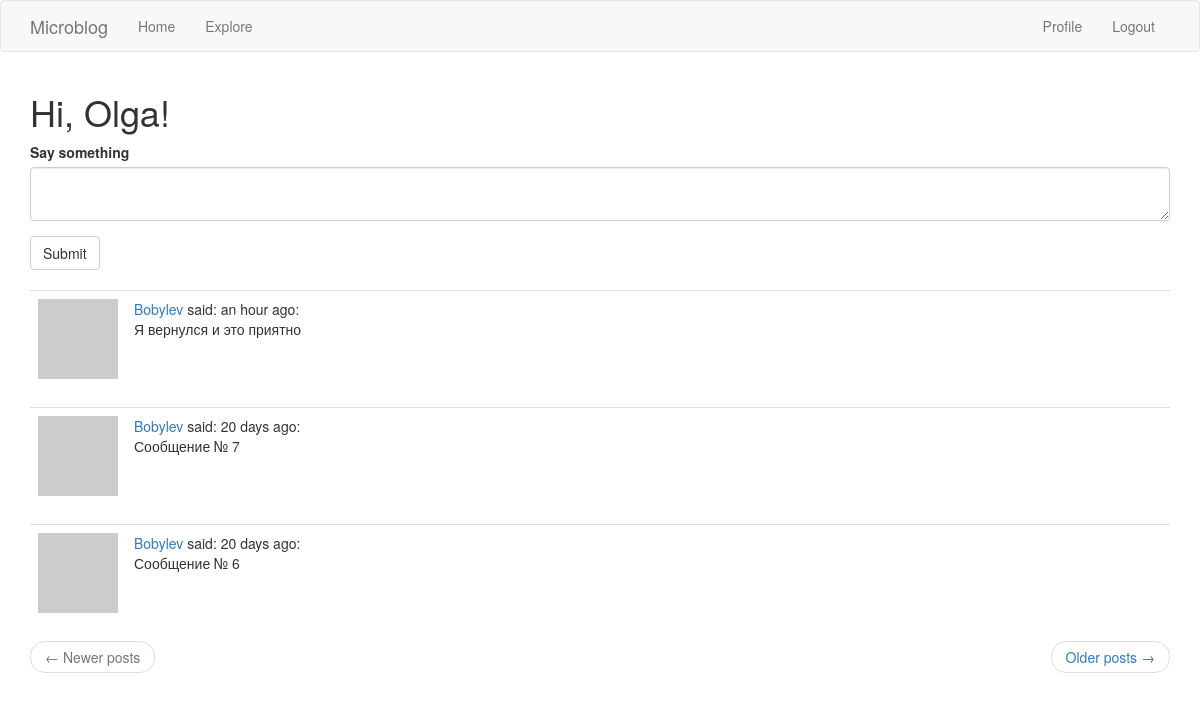
The page /index (signed in) on the database its author committed.
### app/models.py (models this page shows, shortened)
class User(UserMixin, db.Model):
    __tablename__ = "user"
    id = db.Column(db.Integer, primary_key=True)
    username = db.Column(db.String(64), index=True, unique=True)
    email = db.Column(db.String(120), index=True, unique=True)
    password_hash = db.Column(db.String(128))
    about_me = db.Column(db.String(140))
    last_seen = db.Column(db.DateTime, default=datetime.utcnow)
    posts = db.relationship('Post', back_populates='author')
    followed = db.relationship(
        'User', secondary=followers,
        primaryjoin=(followers.c.follower_id == id),
        secondaryjoin=(followers.c.followed_id == id),
        backref=db.backref('followers', lazy='dynamic'),
        lazy='dynamic'
    )
    def avatar(self, size):
        email = "dotnetcoder@mail.ru"
        digest = md5(email.encode('utf-8')).hexdigest()
        url = f'https://www.gravatar.com/avatar/{digest}?d=identicon&s={size}'
        return url
    def followed_posts(self):
        followed1 = self.followed.all()
        ids = [f.id for f in followed1]
        ids.append(self.id)
        query = Post.query.filter(Post.user_id.in_(ids)).order_by(Post.timestamp.desc())
        return query

class Post(db.Model):
    __tablename__ = "post"
    id = db.Column(db.Integer, primary_key=True)
    body = db.Column(db.String(140))
    timestamp = db.Column(db.DateTime, index=True, default=datetime.utcnow)
    user_id = db.Column(db.Integer, db.ForeignKey('user.id'))
    author = db.relationship("User", back_populates='posts' )

### app/routes.py (the view)
@app.route('/', methods=['GET', 'POST'])
@app.route('/index', methods=['GET', 'POST'])
@login_required
def index():
    form = PostForm()
    if form.validate_on_submit():
        post = Post(body=form.post.data, author=current_user)
        db.session.add(post)
        db.session.commit()
        flash('Ваше сообщение опубликовано')
        return redirect(url_for('index'))
    page = request.args.get('page', 1, type=int)
    per_page = app.config['POSTS_PER_PAGE']
    query = current_user.followed_posts()
    page_posts: Pagination = query.paginate(page, per_page, error_out=False)
    posts = page_posts.items
    next_url = url_for('index', page=page_posts.next_num) if page_posts.has_next else None
    prev_url = url_for('index', page=page_posts.prev_num) if page_posts.has_prev else None
    app.logger.info('GET /index')
    return render_template('index.html', title='Мой домашний', form=form,
                           posts=posts, next_url=next_url, prev_url=prev_url)

### app/forms.py
class PostForm(FlaskForm):
    post = TextAreaField('Say something', validators=[DataRequired(), Length(min=1, max=140)])
    submit = SubmitField('Submit')

### app/models.py (called while the page is built)
@login.user_loader
def load_user(id):
    return User.query.get(int(id))

### app/routes.py (called while the page is built)
@app.before_request
def before_request():
    if current_user.is_authenticated:
        current_user.last_seen = datetime.utcnow()
        db.session.commit()

### app/templates/index.html
{% extends "base.html" %}
{% import 'bootstrap/wtf.html' as wtf %}
{% block app_content %}
    <h1>Hi, {{ current_user.username }}!</h1>
    {% if form %}
    {{ wtf.quick_form(form) }}
    <br>
    {% endif %}
    {% for post in posts %}
        {% include '_post.html' %}
    {% endfor %}
    <nav aria-label="...">
        <ul class="pager">
            <li class="previous{% if not prev_url %} disabled{% endif %}">
                <a href="{{ prev_url or '#' }}">
                    <span aria-hidden="true">&larr;</span> Newer posts
                </a>
            </li>
            <li class="next{% if not next_url %} disabled{% endif %}">
                <a href="{{ next_url or '#' }}">
                    Older posts <span aria-hidden="true">&rarr;</span>
                </a>
            </li>
        </ul>
    </nav>
{% endblock %}

### app/templates/_post.html
<table class="table table-hover">
    <tr>
        <td width="70px">
            <a href="{{ url_for('user', username=post.author.username) }}">
                <img src="{{ post.author.avatar(70) }}" />
            </a>
        </td>
        <td>
            <a href="{{ url_for('user', username=post.author.username) }}">
                {{ post.author.username }}
            </a>
            said: {{ moment(post.timestamp).fromNow() }}:
            <br>
            {{ post.body }}
        </td>
    </tr>
</table>

### rows shown on the page
User: username "Olga"
Post: author.username "Bobylev", timestamp "an hour ago", body "Я вернулся и это приятно"
Post: author.username "Bobylev", timestamp "20 days ago", body "Сообщение № 7"
Post: author.username "Bobylev", timestamp "20 days ago", body "Сообщение № 6"
